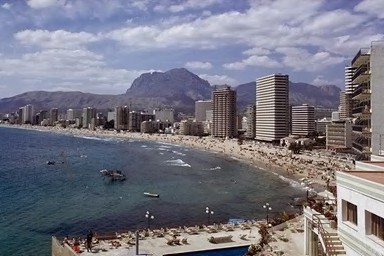
#> input picture TruFor/test_docker/images/pristine1.jpg, 384 x 256 px
$ python features.py   (older library calls are emulated)
#> lines starting #> are read from the running program, lines starting #| are printed output that depends on the picture
### scripts/utils.py
from   config  import NPZ_COLS
import numpy   as     np
import pandas  as     pd
from   pathlib import Path
import re
import unicodedata


# =============================================================================
# TEXT HELPERS
# =============================================================================

# [66 lines left out: functions clean_text, save_report, not called in this run]


# =============================================================================
# CSV HELPERS
# =============================================================================

def load_csv(csv: Path, columns: list[str] | None = None) -> pd.DataFrame | None:
    """
    Loads the target columns from a csv file. If columns is None, loads all columns.

    Args:
        csv:     Path to the CSV file to load.
        columns: List of column names to load, or None to load every column.

    Returns:
        A DataFrame with the requested columns and no missing values, or None on failure / empty result.
    """

    print("Loading CSV...")
    try:
        # Keep only requested columns
        df = pd.read_csv(csv, sep=",", encoding="utf-8", usecols=columns)
        if df is None or df.empty:
            print("ERROR: No valid data found in CSV.")
            return None

        print("CSV loaded successfully.")
        return df
    except Exception as e:
        print(f"ERROR: loading CSV: {e}")
        return None


def update_csv(csv: Path, data: pd.DataFrame, rename: dict[str, str] | None = None):
    """
    Merges a DataFrame into the CSV and saves it back to the same file.

    Merges on the 'filename' column.

    Args:
        csv:     Path to the CSV file.
        data:    DataFrame to merge into the dataset.
        rename:  Optional mapping to rename columns before merging.
    """

    print("Updating CSV...")

    df = load_csv(csv)
    if df is None:
        return

    # Update
    if rename:
        data = data.rename(columns=rename)
    # Drop columns already present in the dataset (except the merge key) so the incoming values replace the old ones instead of producing _x/_y duplicates
    overlap = [col for col in data.columns if col != "filename" and col in df.columns]
    df = df.drop(columns=overlap)
    df = pd.merge(df, data, on="filename", how="inner")
    # Keep the dataset dense: drop any row that has an empty/null value
    df = df.dropna()
    df.to_csv(csv, index=False, encoding="utf-8")
    print("CSV updated successfully.")


# =============================================================================
# STATISTIC HELPERS
# =============================================================================

# [114 lines left out: functions binarize_engagement, load_npz, load_npzs, not called in this run]

### scripts/features.py
import argparse
from   config            import (FILTERED_DATASET_FILE, FILTERED_IMGS_DIR, IMAGE_FEATURES_FILE, IMAGE_FEATURES_PLOT_FILE,
                                 FEATURE_PLOT_X_TARGET, FEATURE_PLOT_Y_TARGET, FEATURE_PLOT_X_LABEL, FEATURE_PLOT_Y_LABEL,
                                 FEATURE_CORR_METHODS, FEATURE_RESIZE_LONG_SIDE,
                                 FEATURE_CANNY_LOW, FEATURE_CANNY_HIGH, FEATURE_THIRDS_RADIUS)
import cv2
import matplotlib
matplotlib.use("Agg") # Non-interactive backend: render straight to file, no display needed
import matplotlib.pyplot as     plt
import numpy             as     np
import pandas            as     pd
from   pathlib           import Path
from   scipy             import stats
from   skimage.measure   import shannon_entropy
from   tqdm              import tqdm
from   utils             import load_csv, save_report, update_csv


# Canonical order of the classical features produced by extract_features()
# Used by the plot to pick the feature columns out of the dataset CSV
FEATURE_NAMES = {
    "brightness":         "Luminosità",
    "contrast":           "Contrasto",
    "dynamic_range":      "Gamma dinamica robusta",
    "sharpness":          "Nitidezza",
    "clearness":          "Limpidezza",
    "blur":               "Sfocatura",
    "depth_of_field":     "Profondità di campo",
    "colorfulness":       "Vivacità",
    "saturation":         "Saturazione",
    "warmth":             "Calore cromatico",
    "hue_mean":           "Tonalità media",
    "kurtosis":           "Curtosi",
    "skewness":           "Asimmetria",
    "shannon_entropy":    "Entropia di Shannon",
    "aspect_ratio":       "Rapporto d'aspetto",
    "symmetry":           "Simmetria",
    "diagonal_dominance": "Dominanza diagonale",
    "rule_of_thirds":     "Regola dei terzi",
    "visual_complexity":  "Complessità visiva",
}


# =============================================================================
# (1) HELPER FEATURE EXTRACTION
# =============================================================================

def _luminance(r: np.ndarray, g: np.ndarray, b: np.ndarray) -> np.ndarray:
    """
    Perceived brightness of each pixel (Rec. 601 weights), as a 2-D map in the 0-255 range.

    The eye is most sensitive to green and least to blue, so the channels are not averaged equally but weighted.

    Args:
        r: Red channel as a 2-D float array, values in 0-255.
        g: Green channel as a 2-D float array, values in 0-255.
        b: Blue channel as a 2-D float array, values in 0-255.

    Returns:
        A 2-D float array of per-pixel luminance (same height and width as the channels), in 0-255.
    """

    return r * 0.299 + g * 0.587 + b * 0.114


def _crete_blur(gray: np.ndarray) -> float:
    """
    Crete-Roffet (2007) blur score, from 0 (sharp) to 1 (very blurry).
    It needs no reference image, only the picture itself.

    The trick: blur the image again and see how much it changes.
    A sharp image has crisp edges that get clearly softened, so it changes a lot.
    An already-blurry image has little detail left to lose, so it barely changes.
    (It compares neighbouring pixels, so it measures something different from the Laplacian-variance 'sharpness' feature).

    Args:
        gray: Grayscale image as a 2-D float array, values in 0-255.

    Returns:
        The blur score as a float in [0, 1] (0 = sharp, 1 = very blurry).
    """

    # Re-blur the image: once horizontally (9-wide box) and once vertically
    blur_ver = cv2.blur(gray, (1, 9))
    blur_hor = cv2.blur(gray, (9, 1))

    # Local variation = how much each pixel differs from its neighbour, before and after re-blurring
    dif_or_ver   = np.abs(np.diff(gray,     axis=0)) # original, top-to-bottom
    dif_or_hor   = np.abs(np.diff(gray,     axis=1)) # original, left-to-right
    dif_blur_ver = np.abs(np.diff(blur_ver, axis=0)) # re-blurred, top-to-bottom
    dif_blur_hor = np.abs(np.diff(blur_hor, axis=1)) # re-blurred, left-to-right

    # How much variation the extra blur destroyed (clamped so it is never negative)
    var_ver = np.maximum(0.0, dif_or_ver - dif_blur_ver)
    var_hor = np.maximum(0.0, dif_or_hor - dif_blur_hor)

    # Fraction of the original variation that was KEPT = 1 - lost/total.
    # Keeping little (a lot was lost) means the image was sharp -> low blur score.
    sum_or_ver, sum_or_hor = dif_or_ver.sum(), dif_or_hor.sum()
    score_ver = (sum_or_ver - var_ver.sum()) / sum_or_ver if sum_or_ver else 0.0
    score_hor = (sum_or_hor - var_hor.sum()) / sum_or_hor if sum_or_hor else 0.0
    # Blurrier of the two directions
    return float(max(score_ver, score_hor))


def _depth_of_field(gray: np.ndarray) -> float:
    """
    Tells apart a photo with a sharp subject on a blurry background
    (shallow depth of field, typical of portraits / good cameras) from a photo that is sharp everywhere.

    It splits the image into the central third and the surrounding border,
    measures how much fine detail each part has, and divides them:
        high ratio -> sharp middle, soft border (shallow depth of field)
        ~ 1        -> equally sharp everywhere
    Detail is measured with the Laplacian (an edge/detail filter);
    its variance is large where there is a lot of fine detail and small on smooth, blurry areas.

    Args:
        gray: Grayscale image as a 2-D float array, values in 0-255.

    Returns:
        The center-to-border detail ratio as a float
        (high = sharp subject on a soft background; ~1 = sharp everywhere).
    """

    h, w = gray.shape
    # Detail map: strong where the image is sharp
    lap = cv2.Laplacian(gray, cv2.CV_32F)

    # Bounds of the central third, computed once and reused for both the center and the border
    y0, y1 = h // 3, 2 * h // 3
    x0, x1 = w // 3, 2 * w // 3

    # Central third (the likely subject)
    center = lap[y0:y1, x0:x1]
    # Degenerate tiny image (a dimension < 3): no central region to measure
    if center.size == 0:
        return 0.0
    # Everything outside that centre = the border
    mask = np.ones_like(lap, dtype=bool)
    mask[y0:y1, x0:x1] = False
    border_var = lap[mask].var()

    # Ratio of center detail to border detail. The + 1e-6 is a tiny safety term on the denominator:
    # a perfectly smooth border (e.g. a flat colored backdrop) has variance 0,
    # and dividing by 0 would give inf or NaN. 1e-6 is far smaller than any real Laplacian variance,
    # so it prevents that crash without noticeably changing the ratio for normal images
    return float(center.var() / (border_var + 1e-6))


def _colorfulness(r: np.ndarray, g: np.ndarray, b: np.ndarray) -> float:
    """
    Hasler & Susstrunk (2003) colorfulness metric: 0 for a gray image,
    larger when the colors are more saturated and more varied.

    Instead of looking at R/G/B directly it uses two "color opposition" channels,
    which is closer to how we judge color:
        rg = red - green              (red vs green)
        yb = (red + green)/2 - blue   (yellow vs blue)
    A colorful image both spreads out a lot on these channels (big standard deviation) and
    sits far from neutral gray on average (big mean), so the score adds those two together.
    sqrt(a*a + b*b) is used to merge the rg and yb.

    Args:
        r: Red channel as a 2-D float array, values in 0-255.
        g: Green channel as a 2-D float array, values in 0-255.
        b: Blue channel as a 2-D float array, values in 0-255.

    Returns:
        The colorfulness score as a float: 0 for a gray image, larger for more colorful ones.
    """

    rg = r - g
    yb = (r + g) * 0.5 - b
    # how much the colors vary (spread) and how far from gray they are on average (distance)
    spread   = np.sqrt(rg.std() ** 2 + yb.std() ** 2)
    distance = np.sqrt(rg.mean() ** 2 + yb.mean() ** 2)
    return float(spread + 0.3 * distance)


def _symmetry(gray: np.ndarray) -> float:
    """
    Left-right mirror symmetry, from 0 (very asymmetric) to 1 (perfectly symmetric).

    We flip the right half of the image like a mirror and check how well it matches the left half.
    A small average pixel difference means the halves look alike -> high symmetry.

    Args:
        gray: Grayscale image as a 2-D float array, values in 0-255.

    Returns:
        The mirror-symmetry score as a float in [0, 1] (1 = perfectly symmetric).
    """

    # Split at the vertical center; for an odd width the middle column is left out of both halves
    w     = gray.shape[1]
    half  = w // 2
    # A 1-pixel-wide image is its own mirror image -> perfectly symmetric
    if half == 0:
        return 1.0
    left  = gray[:, :half]
    right = np.fliplr(gray[:, w - half:])

    # Average brightness difference per pixel, scaled to 0-1, flipped so 1 = identical halves
    return float(1.0 - np.abs(left - right).mean() / 255.0)


def _diagonal_dominance(gray: np.ndarray) -> float:
    """
    How much of the image's edge strength runs along the diagonals (about 45 deg or 135 deg)
    instead of straight horizontal/vertical.
    Higher = a more diagonal, dynamic composition.

    Args:
        gray: Grayscale image as a 2-D float array, values in 0-255.

    Returns:
        The share of total edge strength carried by diagonal edges, as a float in [0, 1]
        (0.0 when the image is perfectly flat).
    """

    # Sobel measures the brightness slope in x and y
    gx = cv2.Sobel(gray, cv2.CV_32F, 1, 0, ksize=3)
    gy = cv2.Sobel(gray, cv2.CV_32F, 0, 1, ksize=3)
    # Edge strength = gradient magnitude
    mag = np.sqrt(gx * gx + gy * gy)

    total = mag.sum()
    # A perfectly flat image has no edges at all
    if total <= 0:
        return 0.0

    # Edge direction: edge and edge rotated 180 deg are the same line, so fold the angle into [0, 180)
    angle = np.degrees(np.arctan2(gy, gx)) % 180.0
    # Keep the edges pointing within 22.5 deg of either diagonal (45 or 135)
    near_diag = (np.abs(angle - 45.0) <= 22.5) | (np.abs(angle - 135.0) <= 22.5)
    # Share of the total edge strength carried by diagonal edges
    return float(mag[near_diag].sum() / total)


def _rule_of_thirds(gray: np.ndarray, radius_frac: float) -> float:
    """
    Photographers often place the subject on the "thirds": imagine a 3x3 grid over the image;
    the four points where its lines cross are the strong spots ("power points").

    This checks whether the busy/detailed parts of the image sit on those four points.
    "Busy" is measured by edge strength (the gradient magnitude).
    We compare the average edge strength inside small circles around the four points to the average over the whole image:
        > 1  -> the interesting content really is on the thirds points
        ~ 1  -> it is spread out evenly

    Args:
        gray:        Grayscale image as a 2-D float array, values in 0-255.
        radius_frac: Radius of each power-point circle, as a fraction of the image diagonal.

    Returns:
        The ratio of mean edge strength on the power-points to the overall mean, as a float
        (0.0 when the image is flat or the circles are too small to cover any pixel).
    """

    # Edge strength at every pixel
    gx = cv2.Sobel(gray, cv2.CV_32F, 1, 0, ksize=3)
    gy = cv2.Sobel(gray, cv2.CV_32F, 0, 1, ksize=3)
    sal = np.sqrt(gx * gx + gy * gy)

    global_mean = sal.mean()
    # Flat image, no edges anywhere
    if global_mean <= 0:
        return 0.0

    # Circle radius as a fraction of the image diagonal, so it scales with the image size
    h, w = gray.shape
    radius = radius_frac * np.sqrt(w * w + h * h)

    # Mark every pixel that falls inside one of the four power-point circles
    ys, xs = np.ogrid[:h, :w]
    disks = np.zeros((h, w), dtype=bool)
    for px in (w / 3.0, 2.0 * w / 3.0):
        for py in (h / 3.0, 2.0 * h / 3.0):
            mask = ((xs - px) ** 2 + (ys - py) ** 2) <= radius ** 2
            disks |= mask
    # Circles too small to cover any pixel
    if not disks.any():
        return 0.0

    # Average edge strength on the power points vs over the whole image
    return float(sal[disks].mean() / global_mean)


# =============================================================================
# (1) EXTRACT FEATURES
# =============================================================================

def extract_features(image_path: Path) -> dict | None:
    """
    Computes the visual features for a single image.

    Args:
        image_path: Path to the image file.

    Returns:
        A dict mapping every feature name to a finite float, or None if the image could not be read.
    """

    # print("Extracting the visual features of the image...")

    bgr = cv2.imread(image_path, cv2.IMREAD_COLOR)
    if bgr is None:
        print("ERROR: image not found or corrupted.")
        return None

    # Aspect ratio is resolution-independent; read it before any resize
    h, w = bgr.shape[:2]
    aspect_ratio = w / h if h else 0.0

    # Downscale large images so the cost is uniform across photos; FEATURE_RESIZE_LONG_SIDE = 0 disables it
    long_side = max(h, w)
    if FEATURE_RESIZE_LONG_SIDE and long_side > FEATURE_RESIZE_LONG_SIDE:
        scale = FEATURE_RESIZE_LONG_SIDE / long_side
        bgr = cv2.resize(bgr, (max(1, int(w * scale)), max(1, int(h * scale))), interpolation=cv2.INTER_AREA)

    rgb     = cv2.cvtColor(bgr, cv2.COLOR_BGR2RGB).astype(np.float32)
    r, g, b    = rgb[:, :, 0], rgb[:, :, 1], rgb[:, :, 2]
    hsv     = cv2.cvtColor(bgr, cv2.COLOR_BGR2HSV)
    gray    = cv2.cvtColor(bgr, cv2.COLOR_BGR2GRAY).astype(np.float32)
    lum     = _luminance(r, g, b)

    p1, p99 = np.percentile(lum, [1, 99])

    features = {
        # Tone / exposure
        "brightness":         float(lum.mean() / 255.0),
        "contrast":           float(lum.std() / 255.0),                      # RMS contrast
        "dynamic_range":      float((p99 - p1) / 255.0),                     # robust luminance spread

        # Focus / sharpness
        "sharpness":          float(cv2.Laplacian(gray, cv2.CV_32F).var()),  # Laplacian variance
        "clearness":          float(np.sqrt(((gray - cv2.GaussianBlur(gray, (0, 0), 2.0)) ** 2).mean()) / 255.0),  # acutance / local detail
        "blur":               _crete_blur(gray),                             # perceptual blur, distinct from sharpness
        "depth_of_field":     _depth_of_field(gray),

        # Color
        "colorfulness":       _colorfulness(r, g, b),
        "saturation":         float(hsv[..., 1].mean() / 255.0),
        "warmth":             float(np.mean((r - b) / (r + b + 1e-6))),      # warm vs cool balance, [-1, 1]
        "hue_mean":           float(hsv[..., 0].mean() / 179.0),             # OpenCV hue is 0-179

        # Intensity distribution
        "kurtosis":           float(stats.kurtosis(gray, axis=None)),        # excess kurtosis of intensities
        "skewness":           float(stats.skew(gray, axis=None)),
        "shannon_entropy":    float(shannon_entropy(gray)),

        # Composition / structure
        "aspect_ratio":       aspect_ratio,
        "symmetry":           _symmetry(gray),
        "diagonal_dominance": _diagonal_dominance(gray),
        "rule_of_thirds":     _rule_of_thirds(gray, FEATURE_THIRDS_RADIUS),
        "visual_complexity":  float(np.mean(cv2.Canny(gray.astype(np.uint8), FEATURE_CANNY_LOW, FEATURE_CANNY_HIGH) > 0)), # edge density
    }

    # Replace any non-finite value (e.g. kurtosis of a flat image) with 0
    # print("Visual features extracted successfully.")
    return {name: (float(value) if np.isfinite(value) else 0.0) for name, value in features.items()}


def features(dataset: Path = FILTERED_DATASET_FILE, images: Path = FILTERED_IMGS_DIR):
    """
    Extracts the features for every image in `images` and
    merges them, by filename, into the dataset CSV (one column per feature).

    Args:
        dataset: Path to the dataset CSV the features are merged into (merge key: 'filename').
        images:  Directory of images.

    Returns:
        None.
    """

    print(f"Updating the dataset with images features...")

    if not images.is_dir():
        print("ERROR: images directory not found.")
        return

    # Get image paths, excluding hidden files
    imgs = [path for path in images.iterdir() if not path.name.startswith(".")]
    if not imgs:
        print("ERROR: No valid images found.")
        return


    rows = []
    for image in tqdm(imgs, desc="Features"):
        feats = extract_features(image)
#> in extract_features, bgr is the input picture: shape (256, 384, 3); mean B, G, R 131.4, 118.6, 119.1
#> in extract_features, `r, g, b    = rgb[:, :, 0], rgb[:, :, 1], rgb[:, :, 2]`:
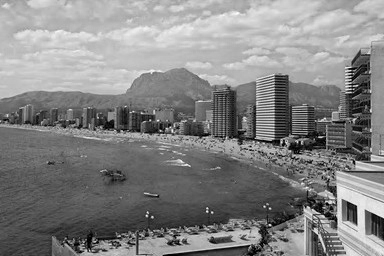
#> b: shape (256, 384) float32; min 0, max 255, mean 131.4
#> in extract_features, `p1, p99 = np.percentile(lum, [1, 99])`: p1 = 20.13; p99 = 224.1
#> in _crete_blur, `dif_blur_hor = np.abs(np.diff(blur_hor, axis=1))`:
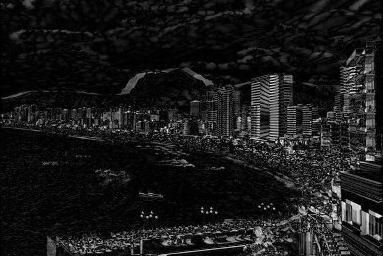
#> dif_blur_hor: shape (256, 383) float32; min 0, max 25.78, mean 2.6; drawn with min black and max white
#> in _crete_blur, `sum_or_ver, sum_or_hor = dif_or_ver.sum(), dif_or_hor.sum()`: sum_or_ver = 1371713; sum_or_hor = 890926
#> in _crete_blur, `score_ver = (sum_or_ver - var_ver.sum()) / sum_or_ver if sum_or_ver el..`: score_ver = 0.195
#> in _crete_blur, `score_hor = (sum_or_hor - var_hor.sum()) / sum_or_hor if sum_or_hor el..`: score_hor = 0.234
#> in _depth_of_field, `h, w = gray.shape`: h = 256; w = 384
#> in _depth_of_field, `lap = cv2.Laplacian(gray, cv2.CV_32F)`:
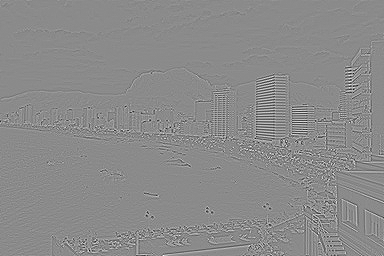
#> lap: shape (256, 384) float32; min -505, max 422, mean 0; drawn with min black and max white
#> in _depth_of_field, `y0, y1 = h // 3, 2 * h // 3`: y0 = 85; y1 = 170
#> in _depth_of_field, `x0, x1 = w // 3, 2 * w // 3`: x0 = 128; x1 = 256
#> in _depth_of_field, `center = lap[y0:y1, x0:x1]`:
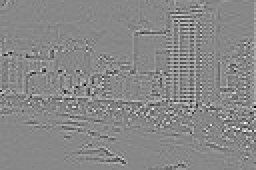
#> center: shape (85, 128) float32 (shown 2 times larger); min -457, max 401, mean 0.5; drawn with min black and max white
#> in _depth_of_field, `border_var = lap[mask].var()`: border_var = 2932.2
#> in _colorfulness, `yb = (r + g) * 0.5 - b`:
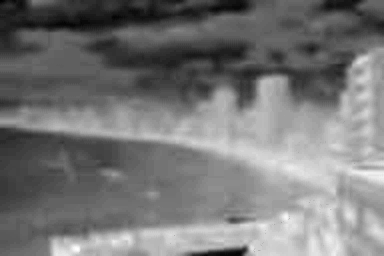
#> yb: shape (256, 384) float32; min -61.5, max 43, mean -12.6; drawn with min black and max white
#> in _colorfulness, `spread   = np.sqrt(rg.std() ** 2 + yb.std() ** 2)`: spread = 24.53
#> in _colorfulness, `distance = np.sqrt(rg.mean() ** 2 + yb.mean() ** 2)`: distance = 12.57
#> in _symmetry, `w     = gray.shape[1]`: w = 384
#> in _symmetry, `half  = w // 2`: half = 192
#> in _symmetry, `left  = gray[:, :half]`:
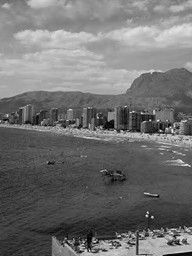
#> left: shape (256, 192) float32; min 1, max 244, mean 112.6
#> in _symmetry, `right = np.fliplr(gray[:, w - half:])`:
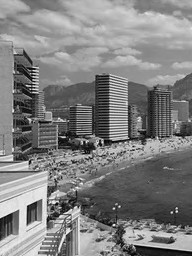
#> right: shape (256, 192) float32; min 1, max 251, mean 127.8
#> (the rest of the program and of its run is left out)
